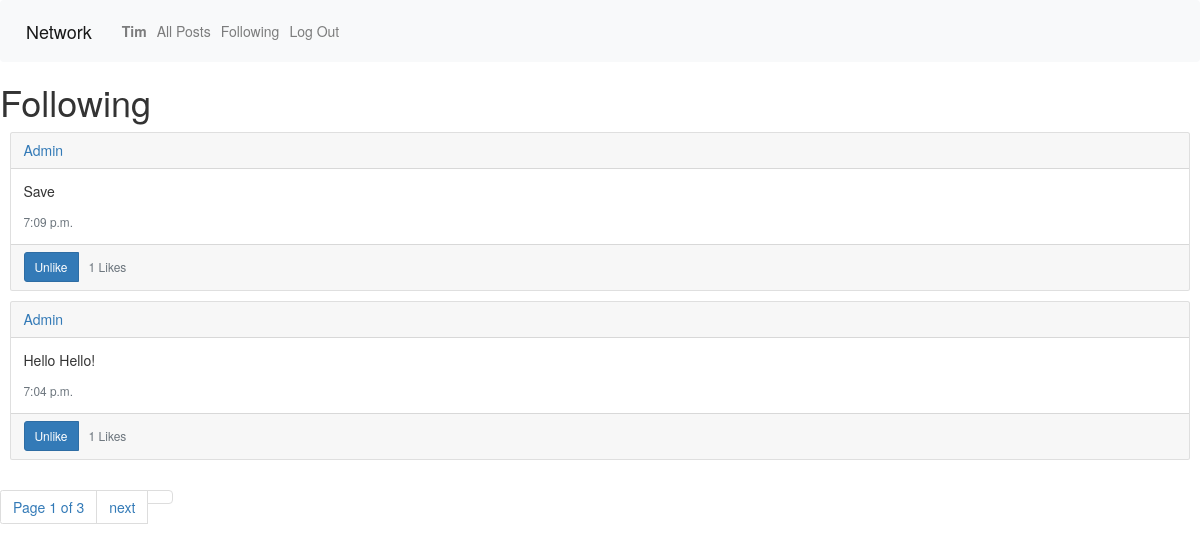
Page /following (signed in) on the committed database.
### network/models.py (models this page shows)
class User(AbstractUser):
    pass

class Post(models.Model):
    user = models.ForeignKey(User, on_delete=models.CASCADE, related_name='user_post', null=True)
    content = models.CharField(max_length=64)
    timestamp = models.TimeField(auto_now=True)
    like = models.IntegerField(default=0)
    def serialize(self):
        return {
            "id": self.id,
            'user': self.user.username,
            "content": self.content,
            "timestamp": self.timestamp,
            "likes": self.like,
        }

### network/views.py (the view)
# urls.py: path("following", views.following, name='following'),
@login_required
def following(request):
    user = request.user
    following = Following.objects.filter(user=user).values_list("following", flat=True)
    posts = Post.objects.filter(user__in=following)
    data = []
    for post in posts:
        serialized_post = post.serialize()
        if request.user.is_authenticated:
            user_liked = Like.objects.filter(post=post, user=request.user).exists()
        else:
            user_liked = False
        serialized_post['liked'] = user_liked
        data.append(serialized_post)
    paginator = Paginator(data, 2)
    page_number = request.GET.get('page')
    page_obj = paginator.get_page(page_number)
    return render(request, 'network/following.html', {"data": page_obj})

### network/templates/network/following.html (shortened to what this page needs)
{% extends 'network/layout.html' %} {% load static %}{% block body %}
<h1>Following</h1>
{% if data %} {% for post in data %}
<div class="card m-3">
  <div class="card-header">
    <a href="{% url 'profile' post.user %}">{{ post.user }}</a>
  </div>
  <div class="card-body">
    <p class="card-text content-text" data-postid="{{ post.id }}">
      {{ post.content }}
    </p>
    <p class="card-text">
      <small class="text-muted">{{ post.timestamp }}</small>
    </p>
  </div>
  <div class="card-footer">
    <div class="d-flex justify-content-between align-items-center">
      <div class="btn-group">
        {% if user.is_authenticated %}
        <button
          class="btn btn-sm btn-primary like-button"
          data-postid="{{ post.id }}"
        >
          {% if post.liked %} Unlike {% else %} Like {% endif %}
        </button>
        {% endif %}
        <div
          type="button"
          id="likes-count"
          class="btn btn-sm btn-outline-secondary"
          data-postid="{{ post.id }}"
        >
          {{ post.likes }} Likes
        </div>
      </div>
    </div>
  </div>
</div>
{% endfor %} {% endif %}
<nav>
  <ul class="pagination">
    <li class="page-item">
      <a class="page-link" href=""
        >Page {{data.number }} of {{data.paginator.num_pages}}</a
      >
    </li>
    {% if data.has_next %}
    <li class="page-item">
      <a class="page-link" href="?page={{data.next_page_numer}}">next</a>
    </li>
    {% endif %}
    <li><a></a></li>
  </ul>
</nav>
{% endblock %} {% block script %}
<link
  rel="stylesheet"
  href="https://maxcdn.bootstrapcdn.com/bootstrap/3.3.7/css/bootstrap.min.css"
/>
{% endblock %}

### network/templates/network/layout.html (shortened to what this page needs)
{% load static %}
<!DOCTYPE html>
<html lang="en">
  <head>
    <link
      rel="stylesheet"
      href="https://stackpath.bootstrapcdn.com/bootstrap/4.4.1/css/bootstrap.min.css"
    />
    <link href="{% static 'network/styles.css' %}" rel="stylesheet" />
    {% block script %} {% endblock %}
  </head>
  <body>
    <nav class="navbar navbar-expand-lg navbar-light bg-light">
      <a class="navbar-brand" href="#">Network</a>
      <div>
        <ul class="navbar-nav mr-auto">
          {% if user.is_authenticated %}
          <li class="nav-item">
            <a class="nav-link" href="{% url 'profile' user.username %}"
              ><strong>{{ user.username }}</strong></a
            >
          </li>
          {% endif %}
          <li class="nav-item">
            <a class="nav-link" id="all-post" href="{% url 'index' %}"
              >All Posts</a
            >
          </li>
          {% if user.is_authenticated %}
          <li class="nav-item">
            <a class="nav-link" id="following" href="{% url 'following' %}"
              >Following</a
            >
          </li>
          <li class="nav-item">
            <a class="nav-link" href="{% url 'logout' %}">Log Out</a>
          </li>
          {% endif %}
        </ul>
      </div>
    </nav>
    <div class="body">{% block body %} {% endblock %}</div>
  </body>
</html>

### rows in the picture
User: username "Tim"
User: user "Admin" "Admin"
Post: content "Save", timestamp "7:09 p.m."
Post: content "Hello Hello!", timestamp "7:04 p.m."

### other values in the picture
{{ post.likes }} "1" "1"
{{ data.number }} "1"
{{ data.paginator.num_pages }} "3"
